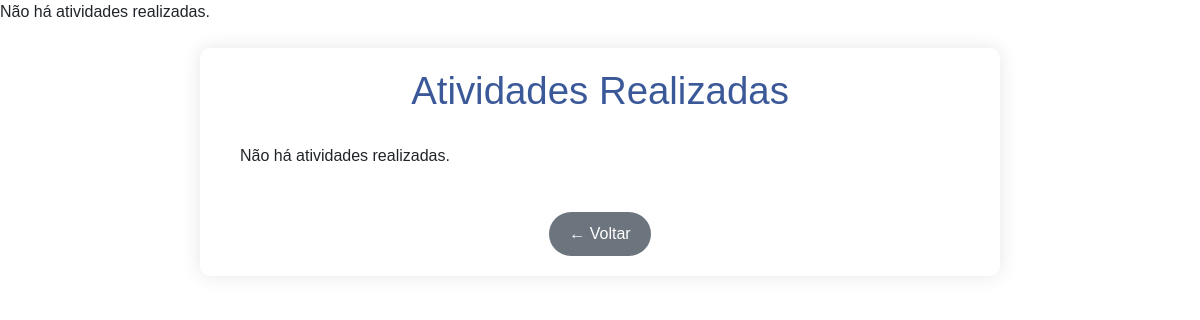
Before: /atividaderealizada.php with the older database file.
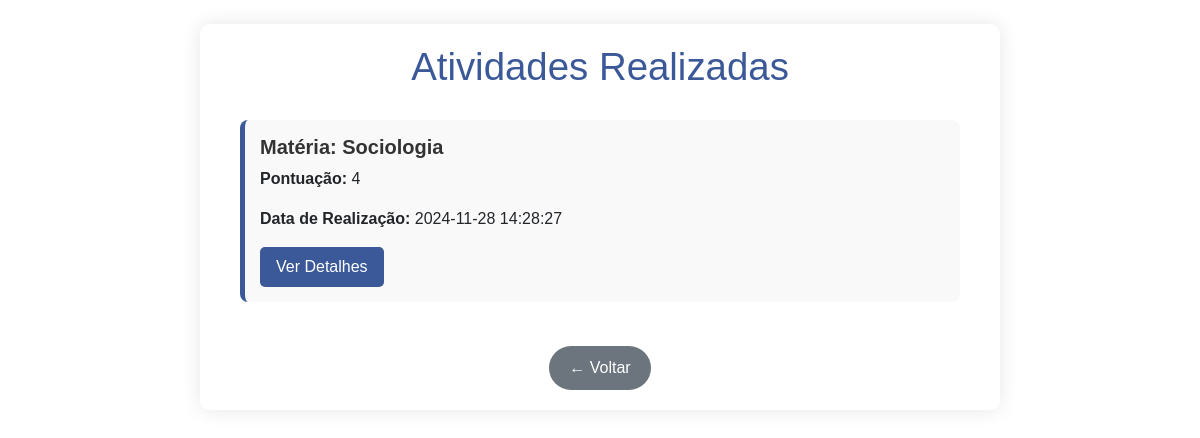
After: the same page with the newer database file.
### tables this page shows
CREATE TABLE `atividade` (
  `id_usuario` int(11) NOT NULL,
  `data_realizacao` datetime NOT NULL,
  `pontuacao` int(11) NOT NULL,
  `respostas` longtext NOT NULL CHECK (json_valid(`respostas`)),
  `id_quiz` int(11) NOT NULL,
  `id_atividade` int(11) NOT NULL,
  `total_perguntas` int(11) NOT NULL,
  `materia` varchar(255) NOT NULL,
  `perguntas` varchar(255) NOT NULL
);

### atividaderealizada.php (the view, shortened to what this page needs)
<?php
$pdo = new PDO('mysql:host=localhost;dbname=quiz', 'root', '');
$sql = "SELECT * FROM atividade ORDER BY data_realizacao DESC";
$stmt = $pdo->prepare($sql);
try {
    $stmt->execute();
    $atividades = $stmt->fetchAll(PDO::FETCH_ASSOC);
    if ($atividades) {
    } else {
        echo "<p>Não há atividades realizadas.</p>";
    }
} catch (PDOException $e) {
    echo "Erro ao executar a consulta: " . $e->getMessage();
}
?>
<!DOCTYPE html>
<html lang="pt-BR">
<head>
    <link href="https://cdn.jsdelivr.net/npm/bootstrap@5.3.0-alpha1/dist/css/bootstrap.min.css" rel="stylesheet">
</head>
<body>
    <div class="container mt-4">
        <h1>Atividades Realizadas</h1>
        <?php if (isset($atividades) && $atividades): ?>
            <?php foreach ($atividades as $atividade): ?>
                <div class="activity-item">
                    <h5>Matéria: <?php echo htmlspecialchars($atividade['materia'] ?: 'Não especificado'); ?></h5>
                    <p><strong>Pontuação:</strong> <?php echo htmlspecialchars($atividade['pontuacao']); ?></p>
                    <p><strong>Data de Realização:</strong> <?php echo htmlspecialchars($atividade['data_realizacao']); ?></p>
                    <a href="detalhesatividade.php?id=<?php echo $atividade['id_atividade']; ?>" class="btn-details">Ver Detalhes</a>
                </div>
            <?php endforeach; ?>
        <?php else: ?>
            <p>Não há atividades realizadas.</p>
        <?php endif; ?>
        <div class="text-center mt-4">
            <a href="index.php" class="btn-back">← Voltar</a>
        </div>
    </div>
</body>
</html>

### atividaderealizada.php (style rules this page uses)
body { background: linear-gradient(to bottom right, #e0e0e0, #ffffff); font-family: Arial, sans-serif; background-image: url('https://www.transparenttextures.com/patterns/wood-pattern.png'); background-size: cover; background-attachment: fixed; }
.container { background-color: #fff; border-radius: 10px; padding: 20px 40px; box-shadow: 0px 0px 20px rgba(0, 0, 0, 0.1); max-width: 800px; margin-top: 40px; }
h1 { font-size: 2.4em; color: #3b5998; text-align: center; margin-bottom: 30px; }
.activity-item { background-color: #f9f9f9; padding: 15px; border-radius: 8px; margin-bottom: 20px; border-left: 5px solid #3b5998; }
.activity-item h5 { color: #333; font-weight: bold; }
.btn-details { display: inline-block; padding: 8px 16px; background-color: #3b5998; color: #fff; text-decoration: none; border-radius: 5px; transition: background-color 0.3s; }
.btn-back { display: inline-block; padding: 10px 20px; background-color: #6c757d; color: #fff; text-decoration: none; border-radius: 30px; margin-top: 20px; transition: background-color 0.3s ease; }

Changed rows visible on the page:
added atividade: materia "Sociologia", pontuacao "4", data_realizacao "2024-11-28 14:28:27"
Other visible differences:
text no longer shown: "Não há atividades realizadas. Não há atividades realizadas."
